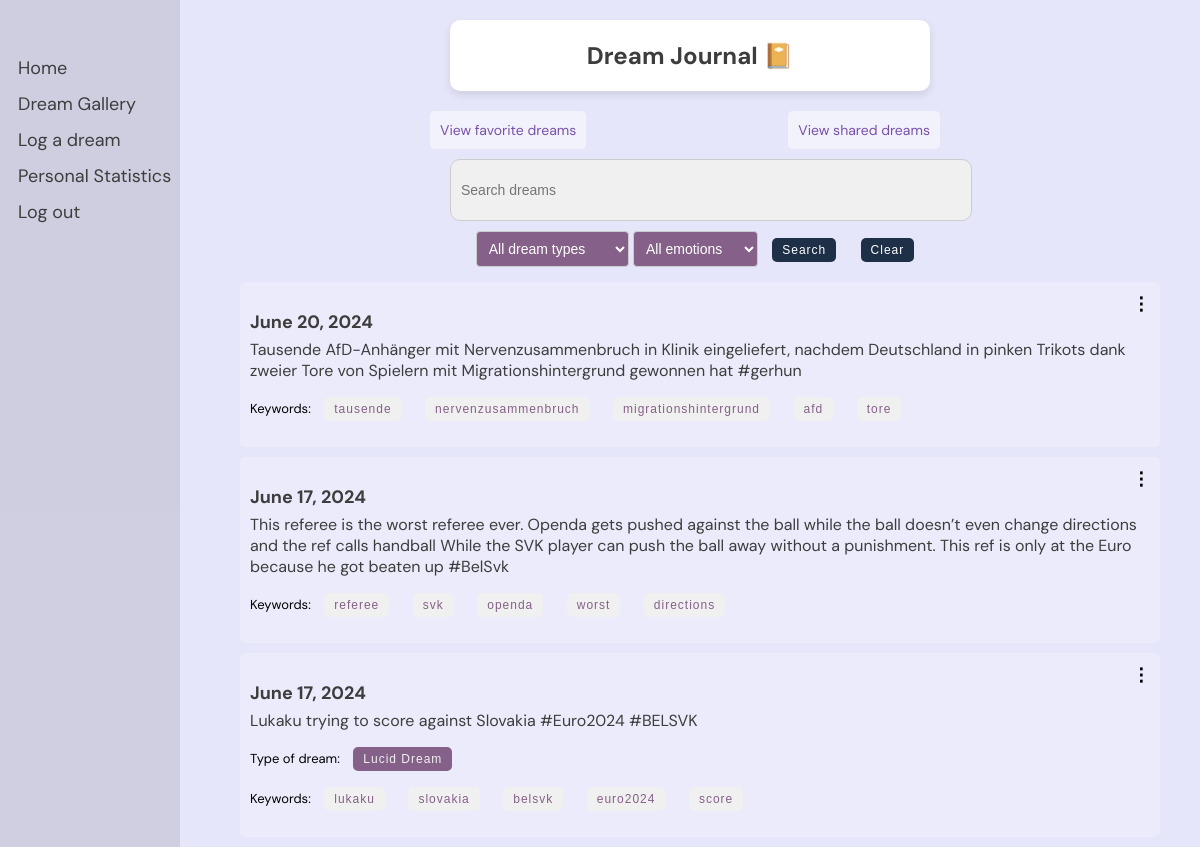
The page /dreams/journal/ (signed in) on the database as committed earlier.
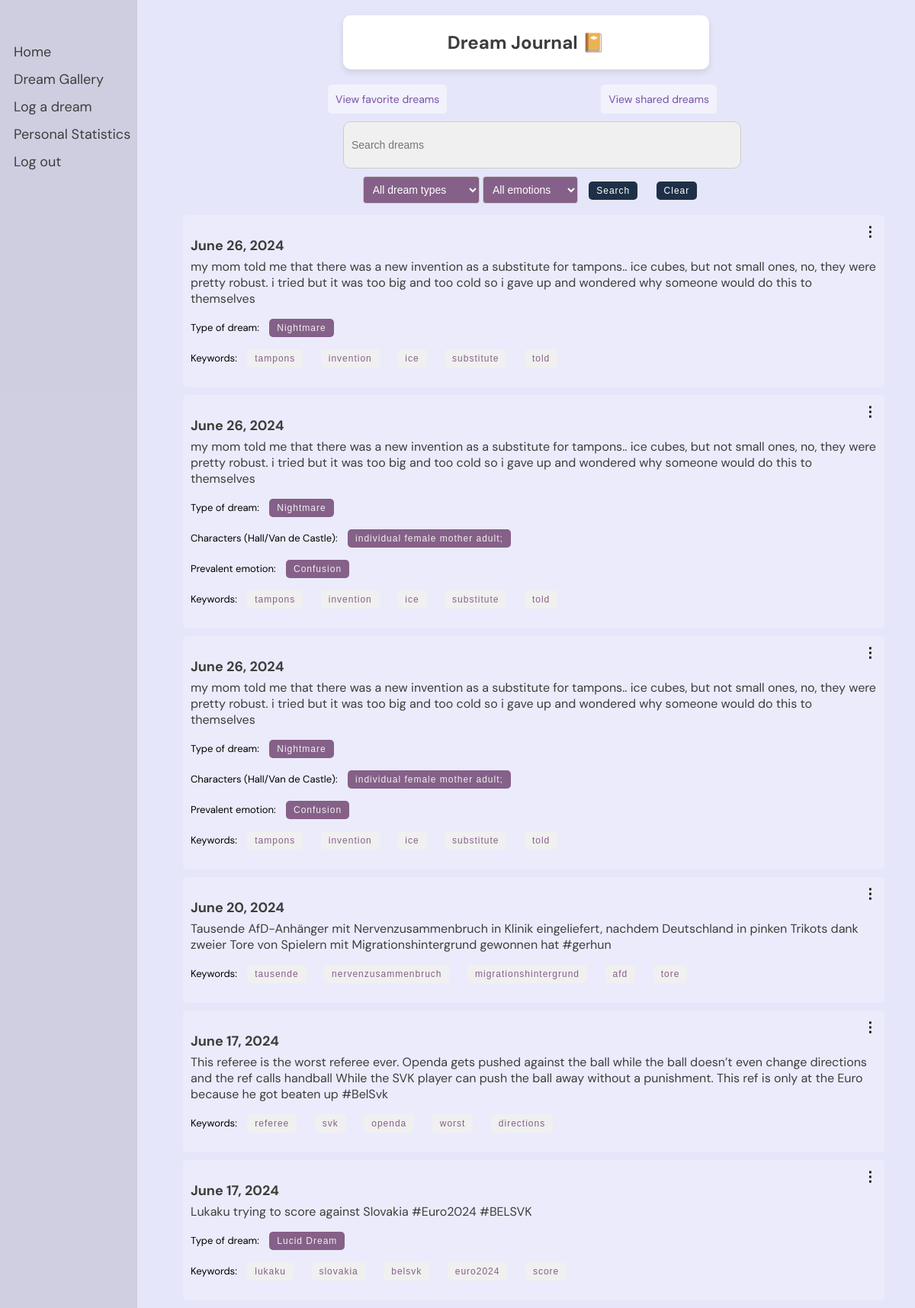
The same page on the database as committed later.
### dreams/models.py (models this page shows, shortened)
class Dream(models.Model):
    classification_options = [
        ('0', 'Nightmare'),
        ('1', 'Mundane Dream'),
        ('2', 'Lucid Dream'),
        ('3', 'Existential Dream'),
        ('4', 'None'),
    ]
    user = models.ForeignKey(User, on_delete=models.CASCADE)
    date = models.DateField()
    content = models.TextField()
    shared = models.BooleanField(default=False)
    processed = models.BooleanField(default=False)
    is_favorite = models.BooleanField(default=False)
    keywords = models.JSONField(default=list, blank=True)
    classification = models.CharField(max_length=1, choices=classification_options, blank=True, null=True, default='4')
    persons = models.JSONField(default=list, blank=True)
    emotion = models.CharField(max_length=20, blank=True)
    def classification_string(self):
        return dict(self.classification_options).get(self.classification, "No classification")

### dreams/views.py (the view)
# urls.py: path('journal/', views.dream_journal, name='dream_journal'),
@login_required
def dream_journal(request):
    query = request.GET.get('q', '')
    class_query = request.GET.get('classification', '')
    emotion_query = request.GET.get('emotion', '')
    dreams = Dream.objects.filter(user=request.user)
    if query:
        dreams = dreams.filter(content__icontains=query)
    if class_query:
        dreams = dreams.filter(classification=class_query)
    if emotion_query:
        dreams = dreams.filter(emotion=emotion_query)
    context = {
        'dreams': dreams,
        'query': query,
        'class_query': class_query,
        'emotion_query': emotion_query,
    }
    return render(request, 'dreams/dream_journal.html', context)

### dreams/templatetags/highlight.py (called while the page is built)
@register.filter(name='highlight')
def highlight(text, search):
    pattern = re.compile(re.escape(search), re.IGNORECASE)
    highlighted_text = pattern.sub(f'<span class="highlight">{search}</span>', text)
    return highlighted_text

### dreams/templates/dreams/dream_journal.html (shortened to what this page needs)
{% load static %}
{% load highlight %}
<!DOCTYPE html>
<html>
<head>
    <link rel="stylesheet" type="text/css" href="{% static 'css/styles.css' %}">
</head>
<body>
    <div class="header">
        <h2>Dream Journal 📔</h2>
    </div>
    <div class="sidenav">
        <a href="/">Home</a>
        <a href="{% url 'dreams:gallery' %}">Dream Gallery</a>
        <a href="{% url 'dreams:log_dream' %}">Log a dream</a>
        <a href="{% url 'dreams:personal_statistics' %}">Personal Statistics</a>
        <a href="{% url 'logout' %}">Log out</a>
    </div>
    <div class="button-container">
        <div>
            {% if is_favorite_view %}
            <a href="{% url 'dreams:dream_journal' %}" class="button">View all dreams</a>
            {% else %}
            <a href="{% url 'dreams:view_favorite' %}" class="button">View favorite dreams</a>
            {% endif %}
        </div>
        <div>
            {% if is_shared_view %}
            <a href="{% url 'dreams:dream_journal' %}" class="button">View all dreams</a>
            {% else %}
            <a href="{% url 'dreams:view_own_shared' %}" class="button">View shared dreams</a>
            {% endif %}
        </div>
    </div>
   <div class="container">
        <form class="search-form" method="get" action="{% url 'dreams:dream_journal' %}">
            <input id="searchInput" type="text" name="q" placeholder="Search dreams" value="{{ query }}">
            <select id="classification" name="classification">
                <option value="">All dream types</option>
            </select>
            <select id="emotion" name="emotion">
                <option value="">All emotions</option>
            </select>
            <button type="submit">Search</button>
            <button type="button" onclick="clearSearch()">Clear</button>
        </form>
    </div>
    <div class="dreams">
        {% if dreams %}
        {% for dream in dreams|dictsortreversed:"date" %}
        {% if not query or query|lower in dream.content|lower %}
        <div class="dream">
            <h3 class="dream-date">{{ dream.date }}</h3>
            <p class="dream-content">
                {% autoescape off %}
                {{ dream.content|safe|highlight:query }}
                {% endautoescape %}
            </p>
            <p class="class-form">
                {% if dream.classification %}
                Type of dream:
                <form class="class-form" method="get" action="{% url 'dreams:dream_journal' %}">
                    <button type="submit">{{ dream.classification_string}}</button>
                </form>
                {% endif %}
            </p>
            <p class="class-form">
                {%if dream.persons%}
                Characters (Hall/Van de Castle):
                {% for person in dream.persons %}
                    <form class="class-form" method="get" action="{% url 'dreams:dream_journal' %}">
                        <button type="submit">{{ person }}</button>
                    </form>
                {% endfor %}
                {% endif %}
            </p>
            <p class="class-form">
                {%if dream.emotion%}
                Prevalent emotion:
                    <form class="class-form" method="get" action="{% url 'dreams:dream_journal' %}">
                    <button type="submit">{{ dream.emotion }}</button>
                </form>
                {%endif%}
            </p>
            <p class="keyword-form">
                Keywords:
                {% for keyword in dream.keywords %}
                <form class="keyword-form" method="get" action="{% url 'dreams:dream_journal' %}">
                    <button type="submit">{{ keyword }}</button>
                </form>
                {% endfor %}
            </p>
            <div class="menu">
                <span class="icon">⋮</span>
            </div>
        </div>
        {% endif %}
        {% endfor %}
        {% else %}
        <p>No dreams found.</p>
        {% endif %}
    </div>
</body>
</html>

### static/css/styles.css (style rules this page uses)
body { font-family: 'DM Sans', -apple-system, BlinkMacSystemFont, "Segoe UI", Roboto, Oxygen-Sans, Ubuntu, Cantarell, "Helvetica Neue", sans-serif; margin: 0; padding: 0; background-color: #E6E6FA; }
button, .button { padding: 15px 30px; font-size: 1.2vw; margin: 0 10px; border-radius: 25px; color: #7851a9; border: 2px solid #7851a9; background-color: transparent; letter-spacing: 1px; text-align: center; text-decoration: none; font-family: 'Poppins', sans-serif; display: inline-block; cursor: pointer; border: none; transition: background-color 0.3s, transform 0.3s; }
.button { width: auto; }

### dreams/templates/dreams/dream_journal.html (style rules this page uses)
body, html { margin: 0; padding: 0; width: 100%; height: 100%; font-family: 'DM Sans', -apple-system, BlinkMacSystemFont, "Segoe UI", Roboto, Oxygen-Sans, Ubuntu, Cantarell, "Helvetica Neue", sans-serif; display: flex; flex-direction: column; justify-content: space-between; align-items: center; }
.header { background: #FFFFFF; color: #3D3D3D; border-radius: 10px; box-shadow: 0 4px 8px rgba(0, 0, 0, 0.1); width: 40%; text-align: center; margin-top: 20px; margin-left: 180px; z-index: 2; position: relative; }
.sidenav { height: 100%; width: 180px; position: fixed; z-index: 1; top: 0; left: 0; background-color: rgba(0,0,0,0.1); overflow-x: hidden; padding-top: 50px; }
.sidenav a { padding: 6px 8px 6px 18px; text-decoration: none; font-size: 18px; color: #3D3D3D; display: block; }
.container { display: flex; flex-direction: column; align-items: center; justify-content: flex-start; width: calc(100% - 200px); margin-left: 200px; margin-top: 30px; z-index: 1; max-width: 1200px; margin-left: 180px; margin: 0 auto; }
.search-form { text-align: center; width: 50%; margin-left: 200px; }
.search-form input[type="text"] { width: 100%; padding: 10px; font-size: 14px; border: 1px solid #ccc; border-radius: 10px; height: 40px; margin-bottom: 10px; background-color: #f0f0f0; }
.search-form button { padding: 5px 10px; font-size: 12px; cursor: pointer; background-color: #1e3047; color: white; border: none; border-radius: 5px; transition: background-color 0.3s; margin-bottom: 20px; }
.keyword-form { margin-bottom: 20px; text-align: center; width: 100%; font-size: 13px; display: inline; margin: 0 auto; }
.keyword-form button { padding: 5px 10px; font-size: 12px; cursor: pointer; background-color: #f0f0f0; color: #856088; border: none; border-radius: 5px; transition: background-color 0.3s; gap: 10px; }
.class-form { margin-bottom: 20px; margin-bottom: 20px; text-align: center; width: 100%; font-size: 13px; display: inline; margin: 0 auto; }
.class-form button { padding: 5px 10px; font-size: 12px; cursor: pointer; background-color: #856088; color: #f0f0f0; border: none; border-radius: 5px; transition: background-color 0.3s; gap: 10px; }
.dreams { width: 100%; max-width: 900px; margin-left: 180px; }
.dream { margin-bottom: 10px; padding: 10px; border-radius: 5px; background-color: rgba(255, 255, 255, 0.2); position: relative; width: 100%; }
.dream-date { font-size: 18px; font-weight: bold; margin-bottom: 5px; color: #3D3D3D; }
.dream-content { font-size: 16px; margin-top: 5px; color: #3D3D3D; }
.menu { position: absolute; top: 10px; right: 10px; cursor: pointer; user-select: none; }
.menu .icon { font-size: 18px; font-weight: bold; }
.button { padding: 10px; border: none; border-radius: 5px; background-color: rgba(255, 255, 255, 0.5); font-size: 14px; cursor: pointer; transition: background-color 0.3s; font-family: inherit; margin-left: 180px; letter-spacing: inherit; }
.button-container { display: flex; gap: 12px; margin-bottom: 10px; margin-top: 20px; }
#classification { padding: 8px; font-size: 14px; border: 1px solid #ccc; border-radius: 4px; background-color: #856088; color: white; cursor: pointer; }
#classification option { padding: 8px; font-size: 14px; background-color: #f0f0f0; color: #856088; }
#emotion option { padding: 8px; font-size: 14px; background-color: #f0f0f0; color: #856088; }
#emotion { padding: 8px; font-size: 14px; border: 1px solid #ccc; border-radius: 4px; background-color: #856088; color: white; cursor: pointer; }

Rows that differ between the two databases and show on the page:
added Dream: date "June 26, 2024", content|highlight "m y m o m t o l d m e t h a t t h e r e w a s a n e w i n v e n t i o n a s a s u b s t i t u t e f o r t a m p o n s . . i c e c u b e s , b u t n o t s m a l l o n e s , n o , t h e y w e r e p r e t t y r o b u s t . i t r i e d b u t i t w a s t o o b i g a n d t o o c o l d s o i g a v e u p a n d w o n d e r e d w h y s o m e o n e w o u l d d o t h i s t o t h e m s e l v e s", classification_string "Nightmare", keywords "tampons" "invention" "ice" "substitute" "told"
added Dream: date "June 26, 2024", content|highlight "m y m o m t o l d m e t h a t t h e r e w a s a n e w i n v e n t i o n a s a s u b s t i t u t e f o r t a m p o n s . . i c e c u b e s , b u t n o t s m a l l o n e s , n o , t h e y w e r e p r e t t y r o b u s t . i t r i e d b u t i t w a s t o o b i g a n d t o o c o l d s o i g a v e u p a n d w o n d e r e d w h y s o m e o n e w o u l d d o t h i s t o t h e m s e l v e s", classification_string "Nightmare", persons "individual female mother adult;", emotion "Confusion", keywords "tampons" "invention" "ice" "substitute" "told"
added Dream: date "June 26, 2024", content|highlight "m y m o m t o l d m e t h a t t h e r e w a s a n e w i n v e n t i o n a s a s u b s t i t u t e f o r t a m p o n s . . i c e c u b e s , b u t n o t s m a l l o n e s , n o , t h e y w e r e p r e t t y r o b u s t . i t r i e d b u t i t w a s t o o b i g a n d t o o c o l d s o i g a v e u p a n d w o n d e r e d w h y s o m e o n e w o u l d d o t h i s t o t h e m s e l v e s", classification_string "Nightmare", persons "individual female mother adult;", emotion "Confusion", keywords "tampons" "invention" "ice" "substitute" "told"
